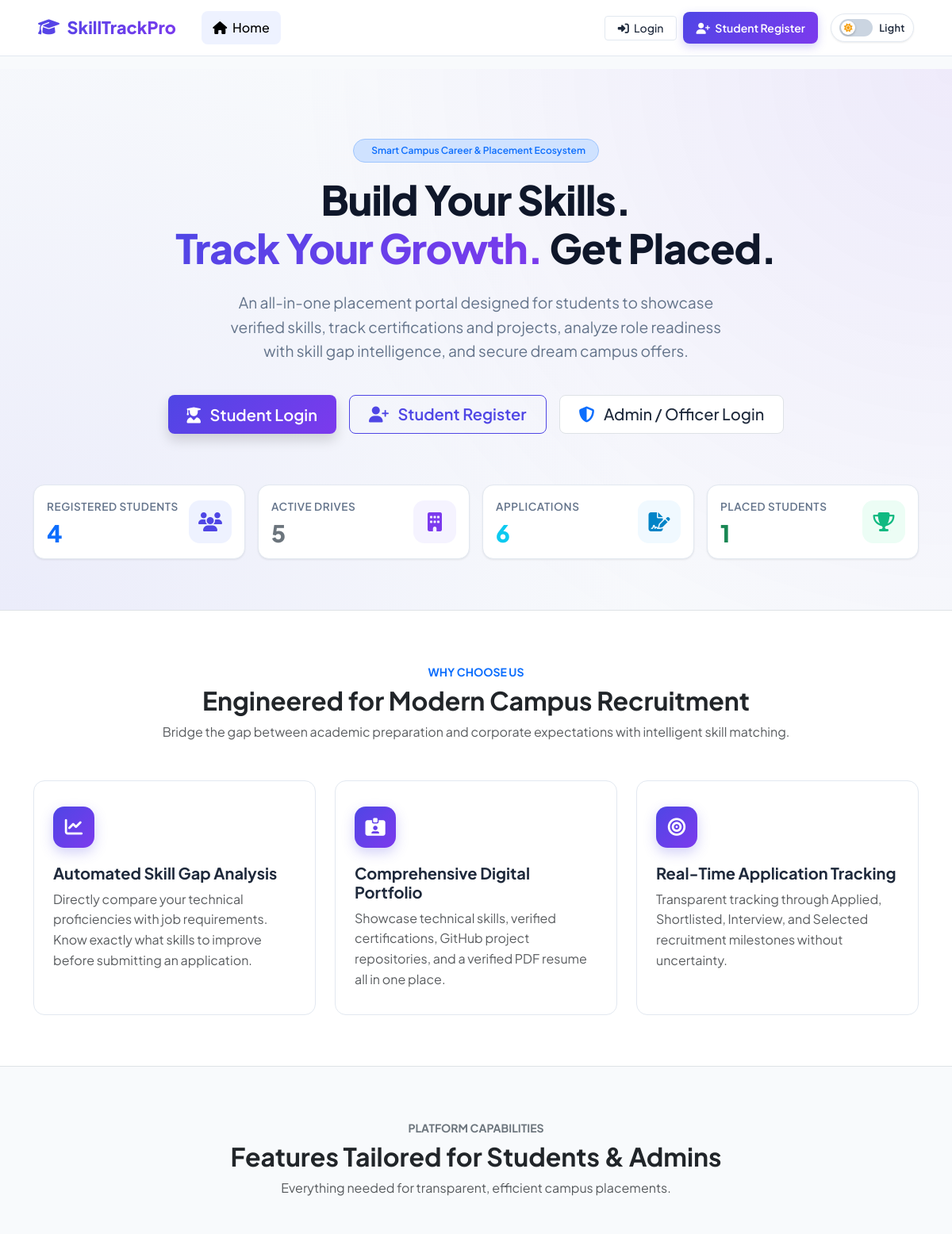
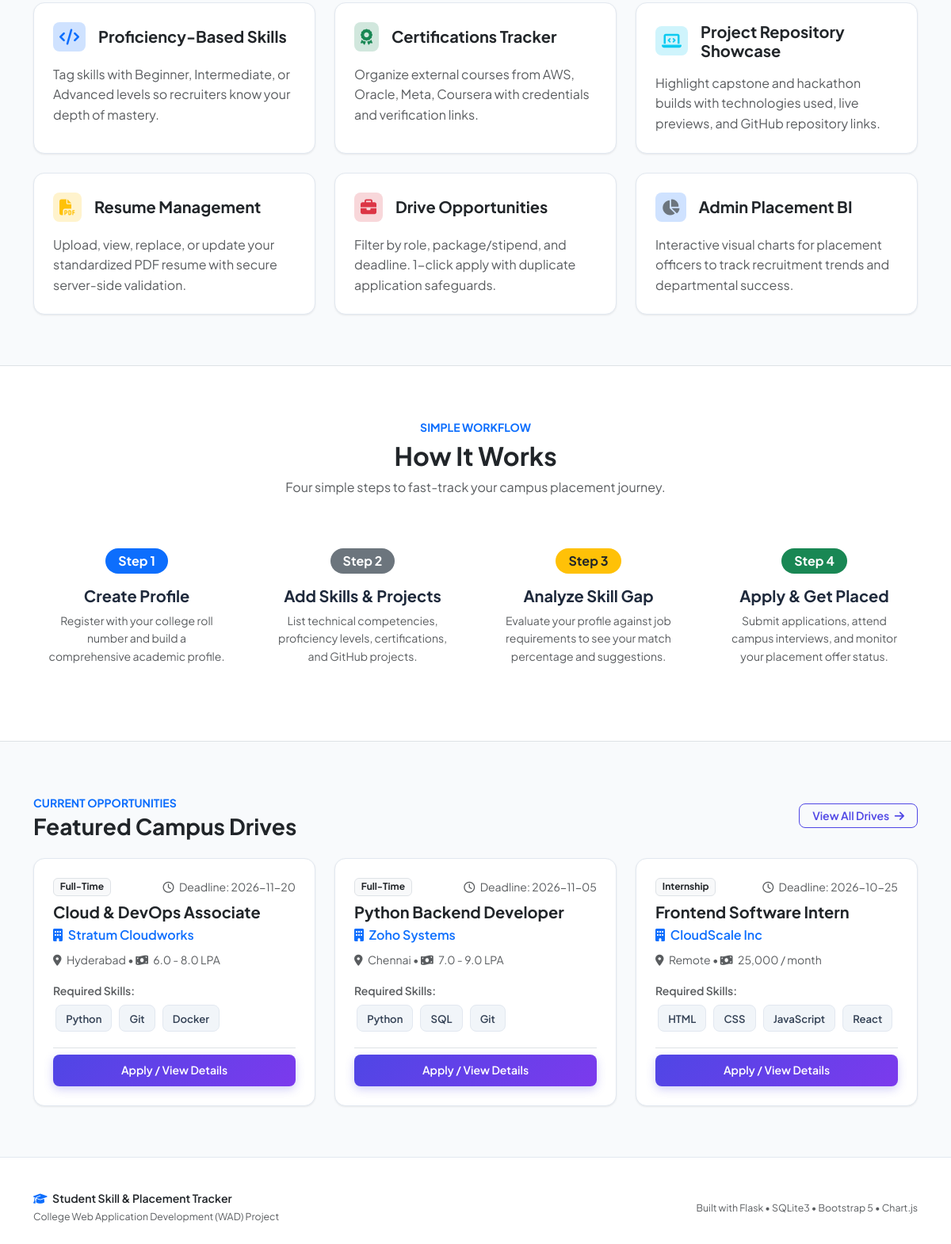
The page / on the database its author committed (2 pictures, top to bottom).
### tables this page shows
CREATE TABLE jobs (
        id INTEGER PRIMARY KEY AUTOINCREMENT,
        title TEXT NOT NULL,
        company TEXT NOT NULL,
        location TEXT NOT NULL,
        job_type TEXT NOT NULL,
        required_skills TEXT NOT NULL,
        salary TEXT NOT NULL,
        deadline TEXT NOT NULL,
        description TEXT NOT NULL,
        created_at TIMESTAMP DEFAULT CURRENT_TIMESTAMP
    );

### app.py (the view)
@app.route('/')
def index():
    db = get_db()
    total_students = db.execute("SELECT COUNT(*) as count FROM users WHERE role = 'student'").fetchone()['count']
    total_jobs = db.execute("SELECT COUNT(*) as count FROM jobs").fetchone()['count']
    total_applications = db.execute("SELECT COUNT(*) as count FROM job_applications").fetchone()['count']
    total_placed = db.execute("SELECT COUNT(DISTINCT student_id) as count FROM job_applications WHERE status = 'Selected'").fetchone()['count']
    recent_jobs = db.execute("SELECT * FROM jobs ORDER BY id DESC LIMIT 3").fetchall()
    return render_template('index.html',
                           total_students=total_students,
                           total_jobs=total_jobs,
                           total_applications=total_applications,
                           total_placed=total_placed,
                           recent_jobs=recent_jobs)

### templates/index.html (shortened to what this page needs)
{% extends "base.html" %}
{% block content %}
<section class="hero-section text-center">
    <div class="container">
        <div class="badge bg-primary-subtle text-primary border border-primary-subtle px-3 py-2 rounded-pill fw-semibold mb-3">
             Smart Campus Career & Placement Ecosystem
        </div>
        <h1 class="hero-title">
            Build Your Skills. <br class="d-none d-md-block">
            <span class="hero-gradient-text">Track Your Growth.</span> Get Placed.
        </h1>
        <p class="hero-subtitle">
            An all-in-one placement portal designed for students to showcase verified skills, track certifications and projects, analyze role readiness with skill gap intelligence, and secure dream campus offers.
        </p>
        <div class="d-flex flex-wrap justify-content-center gap-3">
            <a href="{{ url_for('login') }}" class="btn btn-primary btn-lg px-4 shadow">
                <i class="fa-solid fa-user-graduate me-2"></i> Student Login
            </a>
            <a href="{{ url_for('register') }}" class="btn btn-outline-primary btn-lg px-4">
                <i class="fa-solid fa-user-plus me-2"></i> Student Register
            </a>
            <a href="{{ url_for('login') }}" class="btn btn-light btn-lg px-4 border">
                <i class="fa-solid fa-shield-halved me-2 text-primary"></i> Admin / Officer Login
            </a>
        </div>
        <div class="row g-3 justify-content-center mt-5">
            <div class="col-6 col-md-3">
                <div class="stat-card p-3">
                    <div class="text-start">
                        <div class="stat-label">Registered Students</div>
                        <div class="stat-number text-primary">{{ total_students }}</div>
                    </div>
                    <div class="stat-icon primary ms-2">
                        <i class="fa-solid fa-users"></i>
                    </div>
                </div>
            </div>
            <div class="col-6 col-md-3">
                <div class="stat-card p-3">
                    <div class="text-start">
                        <div class="stat-label">Active Drives</div>
                        <div class="stat-number text-secondary">{{ total_jobs }}</div>
                    </div>
                    <div class="stat-icon secondary ms-2">
                        <i class="fa-solid fa-building"></i>
                    </div>
                </div>
            </div>
            <div class="col-6 col-md-3">
                <div class="text-start stat-card p-3">
                    <div>
                        <div class="stat-label">Applications</div>
                        <div class="stat-number text-info">{{ total_applications }}</div>
                    </div>
                    <div class="stat-icon info ms-2">
                        <i class="fa-solid fa-file-signature"></i>
                    </div>
                </div>
            </div>
            <div class="col-6 col-md-3">
                <div class="text-start stat-card p-3">
                    <div>
                        <div class="stat-label">Placed Students</div>
                        <div class="stat-number text-success">{{ total_placed }}</div>
                    </div>
                    <div class="stat-icon success ms-2">
                        <i class="fa-solid fa-trophy"></i>
                    </div>
                </div>
            </div>
        </div>
    </div>
</section>
<section class="py-5 bg-white border-top border-bottom">
    <div class="container py-3">
        <div class="text-center max-w-700 mx-auto mb-5">
            <span class="text-primary fw-bold text-uppercase small letter-spacing-1">Why Choose Us</span>
            <h2 class="fw-bold mt-1 text-dark">Engineered for Modern Campus Recruitment</h2>
            <p class="text-muted">Bridge the gap between academic preparation and corporate expectations with intelligent skill matching.</p>
        </div>
        <div class="row g-4">
            <div class="col-md-4">
                <div class="feature-box">
                    <div class="feature-icon-wrapper">
                        <i class="fa-solid fa-chart-line"></i>
                    </div>
                    <h5 class="fw-bold mb-2">Automated Skill Gap Analysis</h5>
                    <p class="text-muted mb-0">Directly compare your technical proficiencies with job requirements. Know exactly what skills to improve before submitting an application.</p>
                </div>
            </div>
            <div class="col-md-4">
                <div class="feature-box">
                    <div class="feature-icon-wrapper">
                        <i class="fa-solid fa-id-card-clip"></i>
                    </div>
                    <h5 class="fw-bold mb-2">Comprehensive Digital Portfolio</h5>
                    <p class="text-muted mb-0">Showcase technical skills, verified certifications, GitHub project repositories, and a verified PDF resume all in one place.</p>
                </div>
            </div>
            <div class="col-md-4">
                <div class="feature-box">
                    <div class="feature-icon-wrapper">
                        <i class="fa-solid fa-bullseye"></i>
                    </div>
                    <h5 class="fw-bold mb-2">Real-Time Application Tracking</h5>
                    <p class="text-muted mb-0">Transparent tracking through Applied, Shortlisted, Interview, and Selected recruitment milestones without uncertainty.</p>
                </div>
            </div>
        </div>
    </div>
</section>
<section class="py-5">
    <div class="container py-3">
        <div class="text-center max-w-700 mx-auto mb-5">
            <span class="text-secondary fw-bold text-uppercase small">Platform Capabilities</span>
            <h2 class="fw-bold mt-1 text-dark">Features Tailored for Students & Admins</h2>
            <p class="text-muted">Everything needed for transparent, efficient campus placements.</p>
        </div>
        <div class="row g-4">
            <div class="col-md-6 col-lg-4">
                <div class="card card-custom h-100 p-4">
                    <div class="d-flex align-items-center mb-3">
                        <span class="badge bg-primary-subtle text-primary p-2 rounded-3 me-3 fs-5"><i class="fa-solid fa-code"></i></span>
                        <h5 class="fw-bold mb-0">Proficiency-Based Skills</h5>
                    </div>
                    <p class="text-muted mb-0">Tag skills with Beginner, Intermediate, or Advanced levels so recruiters know your depth of mastery.</p>
                </div>
            </div>
            <div class="col-md-6 col-lg-4">
                <div class="card card-custom h-100 p-4">
                    <div class="d-flex align-items-center mb-3">
                        <span class="badge bg-success-subtle text-success p-2 rounded-3 me-3 fs-5"><i class="fa-solid fa-award"></i></span>
                        <h5 class="fw-bold mb-0">Certifications Tracker</h5>
                    </div>
                    <p class="text-muted mb-0">Organize external courses from AWS, Oracle, Meta, Coursera with credentials and verification links.</p>
                </div>
            </div>
            <div class="col-md-6 col-lg-4">
                <div class="card card-custom h-100 p-4">
                    <div class="d-flex align-items-center mb-3">
                        <span class="badge bg-info-subtle text-info p-2 rounded-3 me-3 fs-5"><i class="fa-solid fa-laptop-code"></i></span>
                        <h5 class="fw-bold mb-0">Project Repository Showcase</h5>
                    </div>
                    <p class="text-muted mb-0">Highlight capstone and hackathon builds with technologies used, live previews, and GitHub repository links.</p>
                </div>
            </div>
            <div class="col-md-6 col-lg-4">
                <div class="card card-custom h-100 p-4">
                    <div class="d-flex align-items-center mb-3">
                        <span class="badge bg-warning-subtle text-warning p-2 rounded-3 me-3 fs-5"><i class="fa-solid fa-file-pdf"></i></span>
                        <h5 class="fw-bold mb-0">Resume Management</h5>
                    </div>
                    <p class="text-muted mb-0">Upload, view, replace, or update your standardized PDF resume with secure server-side validation.</p>
                </div>
            </div>
            <div class="col-md-6 col-lg-4">
                <div class="card card-custom h-100 p-4">
                    <div class="d-flex align-items-center mb-3">
                        <span class="badge bg-danger-subtle text-danger p-2 rounded-3 me-3 fs-5"><i class="fa-solid fa-briefcase"></i></span>
                        <h5 class="fw-bold mb-0">Drive Opportunities</h5>
                    </div>
                    <p class="text-muted mb-0">Filter by role, package/stipend, and deadline. 1-click apply with duplicate application safeguards.</p>
                </div>
            </div>
            <div class="col-md-6 col-lg-4">
                <div class="card card-custom h-100 p-4">
                    <div class="d-flex align-items-center mb-3">
                        <span class="badge bg-primary-subtle text-secondary p-2 rounded-3 me-3 fs-5"><i class="fa-solid fa-chart-pie"></i></span>
                        <h5 class="fw-bold mb-0">Admin Placement BI</h5>
                    </div>
                    <p class="text-muted mb-0">Interactive visual charts for placement officers to track recruitment trends and departmental success.</p>
                </div>
            </div>
        </div>
    </div>
</section>
<section class="py-5 bg-white border-top border-bottom">
    <div class="container py-3">
        <div class="text-center max-w-700 mx-auto mb-5">
            <span class="text-primary fw-bold text-uppercase small">Simple Workflow</span>
            <h2 class="fw-bold mt-1 text-dark">How It Works</h2>
            <p class="text-muted">Four simple steps to fast-track your campus placement journey.</p>
        </div>
        <div class="row g-4 text-center">
            <div class="col-md-3">
                <div class="p-3">
                    <div class="badge rounded-pill bg-primary px-3 py-2 fs-6 mb-3">Step 1</div>
                    <h5 class="fw-bold">Create Profile</h5>
                    <p class="text-muted small">Register with your college roll number and build a comprehensive academic profile.</p>
                </div>
            </div>
            <div class="col-md-3">
                <div class="p-3">
                    <div class="badge rounded-pill bg-secondary px-3 py-2 fs-6 mb-3">Step 2</div>
                    <h5 class="fw-bold">Add Skills & Projects</h5>
                    <p class="text-muted small">List technical competencies, proficiency levels, certifications, and GitHub projects.</p>
                </div>
            </div>
            <div class="col-md-3">
                <div class="p-3">
                    <div class="badge rounded-pill bg-warning text-dark px-3 py-2 fs-6 mb-3">Step 3</div>
                    <h5 class="fw-bold">Analyze Skill Gap</h5>
                    <p class="text-muted small">Evaluate your profile against job requirements to see your match percentage and suggestions.</p>
                </div>
            </div>
            <div class="col-md-3">
                <div class="p-3">
                    <div class="badge rounded-pill bg-success px-3 py-2 fs-6 mb-3">Step 4</div>
                    <h5 class="fw-bold">Apply & Get Placed</h5>
                    <p class="text-muted small">Submit applications, attend campus interviews, and monitor your placement offer status.</p>
                </div>
            </div>
        </div>
    </div>
</section>
<section class="py-5">
    <div class="container py-3">
        <div class="d-flex flex-wrap align-items-center justify-content-between mb-4">
            <div>
                <span class="text-primary fw-bold text-uppercase small">Current Opportunities</span>
                <h3 class="fw-bold text-dark mb-0">Featured Campus Drives</h3>
            </div>
            <a href="{{ url_for('jobs') }}" class="btn btn-outline-primary btn-sm px-3">
                View All Drives <i class="fa-solid fa-arrow-right ms-1"></i>
            </a>
        </div>
        <div class="row g-4">
            {% for job in recent_jobs %}
            <div class="col-md-4">
                <div class="card card-custom h-100 p-4">
                    <div class="d-flex justify-content-between align-items-start mb-2">
                        <span class="badge bg-light text-dark border">{{ job.job_type }}</span>
                        <span class="text-muted small"><i class="fa-regular fa-clock me-1"></i> Deadline: {{ job.deadline }}</span>
                    </div>
                    <h5 class="fw-bold mb-1 text-dark">{{ job.title }}</h5>
                    <p class="text-primary fw-semibold mb-2"><i class="fa-solid fa-building me-1"></i> {{ job.company }}</p>
                    <p class="text-muted small mb-3"><i class="fa-solid fa-location-dot me-1"></i> {{ job.location }} &bull; <i class="fa-solid fa-money-bill-wave me-1"></i> {{ job.salary }}</p>
                    <div class="mb-3">
                        <small class="text-muted d-block mb-1 fw-semibold">Required Skills:</small>
                        {% for skill in job.required_skills.split(',')[:4] %}
                            <span class="skill-tag">{{ skill.strip() }}</span>
                        {% endfor %}
                    </div>
                    <div class="mt-auto pt-2 border-top">
                        <a href="{{ url_for('login') }}" class="btn btn-primary btn-sm w-100">
                            Apply / View Details
                        </a>
                    </div>
                </div>
            </div>
            {% endfor %}
        </div>
    </div>
</section>
{% endblock %}

### rows shown on the page
jobs: job_type "Full-Time", deadline "2026-11-20", title "Cloud & DevOps Associate", company "Stratum Cloudworks", location "Hyderabad", salary "6.0 - 8.0 LPA", strip "Python" "Git" "Docker"
jobs: job_type "Full-Time", deadline "2026-11-05", title "Python Backend Developer", company "Zoho Systems", location "Chennai", salary "7.0 - 9.0 LPA", strip "Python" "SQL" "Git"
jobs: job_type "Internship", deadline "2026-10-25", title "Frontend Software Intern", company "CloudScale Inc", location "Remote", salary "25,000 / month", strip "HTML" "CSS" "JavaScript" "React"

### other values the page prints
{{ total_students }} "4"
{{ total_jobs }} "5"
{{ total_applications }} "6"
{{ total_placed }} "1"
